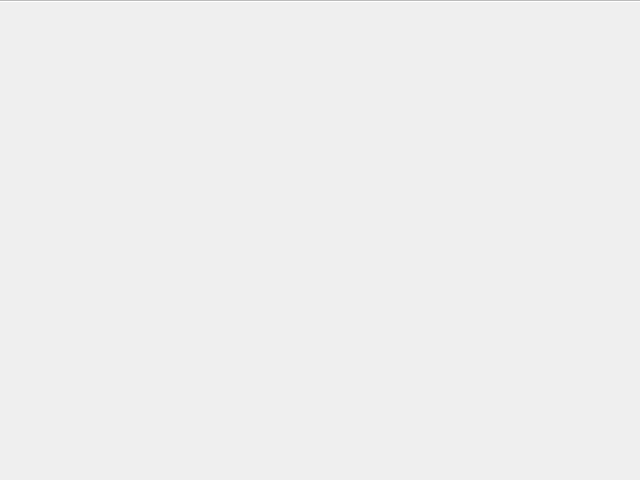
<?xml version="1.0" encoding="UTF-8"?>
<!-- SPDX-License-Identifier: MIT -->
<ui version="4.0">
 <class>TabBarHost</class>
 <widget class="QTabBar" name="TabBarHost">
  <property name="geometry">
   <rect>
    <x>0</x>
    <y>0</y>
    <width>640</width>
    <height>480</height>
   </rect>
  </property>
  <property name="windowTitle">
   <string>QTabBar</string>
  </property>
  <property name="toolTip">
   <string>QTabBar host</string>
  </property>
 </widget>

</ui>
